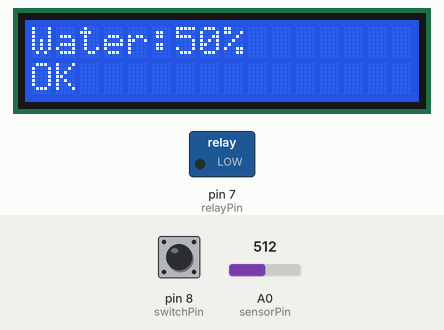
Recording of a sketch running on a simulated Arduino Uno, built with avr-gcc and run on an emulated ATmega328P. On the bench: 16×2 character LCD, switched loads named in the sketch (green lamp = pin HIGH). The test bench sets the inputs (shaded band); at power-on: pin 8 (switchPin) HIGH, A0 (sensorPin) = 512.

Above: at 3.2 s.
3.3 s: pin 8 (switchPin) pulled LOW for 0.15 s
At 5.0 s:
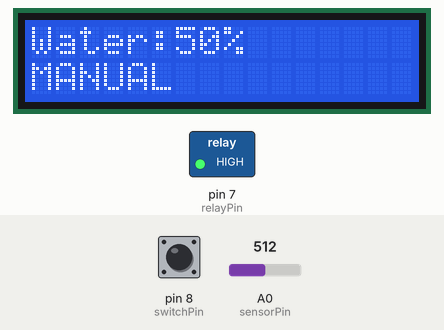
5.9 s: pin 8 (switchPin) pulled LOW for 1 s
At 6.6 s:
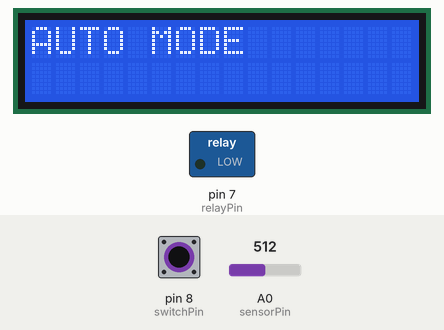
8.5 s: A0 (sensorPin) set to 224
At 9.7 s:
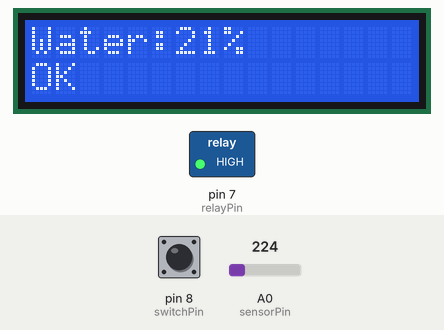
10.0 s: A0 (sensorPin) set to 205
At 11.3 s:
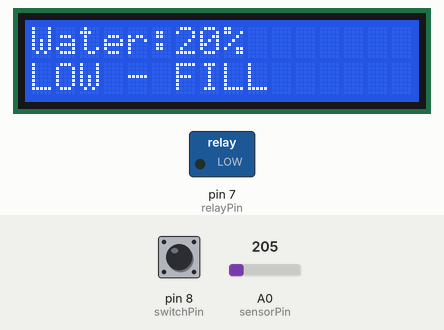
11.6 s: A0 (sensorPin) set to 1023
At 13.1 s:
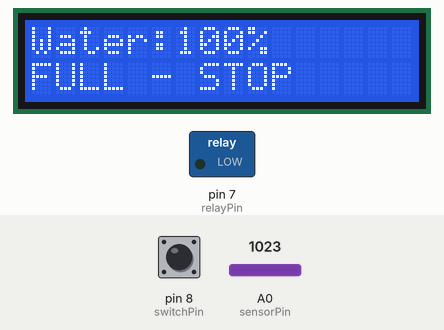
Timing chart, 0 to 14.2 s (numbered marks = the images above; inputs shaded):
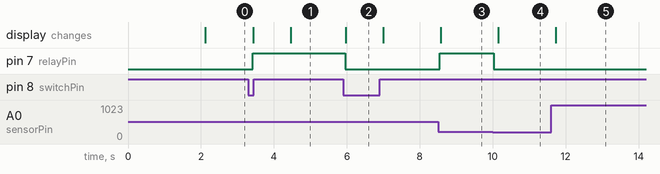

Measured:
- the behaviour switches between 215 and 214 on A0 (sensorPin) (found by bisection; images 3 and 4)
- after the input at 3.3 s, pin 7 (relayPin): LOW → HIGH after 0.12 s; the display: first changes after 0.13 s (image 1 shows a later state)
- after the input at 5.9 s, pin 7 (relayPin): HIGH → LOW after 0.06 s; the display: changes after 0.07 s (image 2)
- after the input at 8.5 s, pin 7 (relayPin): LOW → HIGH after 0.05 s; the display: changes after 0.08 s (image 3)
- after the input at 10.0 s, pin 7 (relayPin): HIGH → LOW at once; the display: changes after 0.15 s (image 4)
- after the input at 11.6 s, the display: changes after 0.13 s (image 5)

The sketch:

WLMS.ino
```cpp
#include <LiquidCrystal_I2C.h>

// LCD setup (address 0x27, 16x2)
LiquidCrystal_I2C lcd(0x27, 16, 2);

// Pin definitions
const int sensorPin = A0;
const int relayPin = 7;
const int switchPin = 8;

// Variables
int lastSwitchState = HIGH;
bool manualMode = false;
unsigned long lastToggleTime = 0;
unsigned long lastDisplayTime = 0;

void setup() {
  lcd.init();
  lcd.backlight();
  pinMode(relayPin, OUTPUT);
  pinMode(switchPin, INPUT_PULLUP);
  digitalWrite(relayPin, LOW);  // Pump initially OFF

  lcd.print("Water Monitor");
  lcd.setCursor(0, 1);
  lcd.print("Initializing...");
  delay(2000);
  lcd.clear();
}

void loop() {
  // Read water level
  int raw = analogRead(sensorPin);
  int percent = map(raw, 0, 1023, 0, 100);
  percent = constrain(percent, 0, 100);

  // Read switch (manual override)
  int currentSwitchState = digitalRead(switchPin);

  // Debounced switch detection
  if (currentSwitchState == LOW && lastSwitchState == HIGH) {
    delay(50);  // debounce
    if (digitalRead(switchPin) == LOW) {
      manualMode = !manualMode;
      digitalWrite(relayPin, !digitalRead(relayPin));
      lastToggleTime = millis();

      lcd.clear();
      lcd.setCursor(0, 0);
      lcd.print(manualMode ? "MANUAL MODE" : "AUTO MODE");
      delay(1000);
      lcd.clear();
    }
  }
  lastSwitchState = currentSwitchState;

  // Automatic control (only if NOT in manual mode)
  if (!manualMode) {
    if (percent >= 100) {
      digitalWrite(relayPin, LOW);  // Full -> STOP pump
    }
    else if (percent <= 20) {
      digitalWrite(relayPin, LOW);  // Low level -> keep pump OFF (dry run protection)
    }
    else {
      // Between 21-99%: pump can be ON (auto-fill logic)
      // For now, it stays as is or add auto-fill:
      if (percent < 30) digitalWrite(relayPin, HIGH);  // Auto-fill when low
    }
  }

  // Update LCD display (every 500ms to reduce flicker)
  if (millis() - lastDisplayTime > 500) {
    lastDisplayTime = millis();
    lcd.setCursor(0, 0);
    lcd.print("Water:");
    lcd.print(percent);
    lcd.print("%  ");  // extra spaces clear old chars

    lcd.setCursor(0, 1);
    if (manualMode) {
      lcd.print("MANUAL       ");
    }
    else if (percent >= 100) {
      lcd.print("FULL - STOP   ");
    }
    else if (percent <= 20) {
      lcd.print("LOW - FILL    ");
    }
    else if (percent >= 90) {
      lcd.print("HIGH WARNING  ");
    }
    else {
      lcd.print("OK            ");
    }
  }

  // Optional: Auto exit manual mode after 10 seconds of no level change
  delay(100);
}
```
